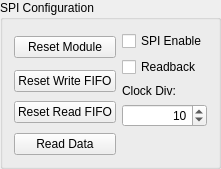
               <widget class="QGroupBox" name="GB_SPI">
                <property name="title">
                 <string>SPI Configuration</string>
                </property>
                <layout class="QGridLayout" name="gridLayout_7">
                 <item row="0" column="0" rowspan="2">
                  <widget class="QPushButton" name="B_SPI_Reset">
                   <property name="text">
                    <string>Reset Module</string>
                   </property>
                  </widget>
                 </item>
                 <item row="0" column="1">
                  <widget class="QCheckBox" name="CB_SPI_Enable">
                   <property name="text">
                    <string>SPI Enable</string>
                   </property>
                  </widget>
                 </item>
                 <item row="1" column="1" rowspan="2">
                  <widget class="QCheckBox" name="CB_SPI_ReadbackEn">
                   <property name="text">
                    <string>Readback</string>
                   </property>
                  </widget>
                 </item>
                 <item row="2" column="0" rowspan="2">
                  <widget class="QPushButton" name="B_SPI_Reset_WriteFIFO">
                   <property name="text">
                    <string>Reset Write FIFO</string>
                   </property>
                  </widget>
                 </item>
                 <item row="3" column="1" rowspan="2">
                  <widget class="QLabel" name="label">
                   <property name="text">
                    <string>Clock Div:</string>
                   </property>
                  </widget>
                 </item>
                 <item row="4" column="0" rowspan="2">
                  <widget class="QPushButton" name="B_SPI_Reset_ReadFIFO">
                   <property name="text">
                    <string>Reset Read FIFO</string>
                   </property>
                  </widget>
                 </item>
                 <item row="5" column="1">
                  <widget class="QSpinBox" name="SB_SPI_ClockDiv">
                   <property name="statusTip">
                    <string>Clock Divider for SPI</string>
                   </property>
                   <property name="whatsThis">
                    <string>Clock Divider for SPI</string>
                   </property>
                   <property name="alignment">
                    <set>Qt::AlignRight|Qt::AlignTrailing|Qt::AlignVCenter</set>
                   </property>
                   <property name="maximum">
                    <number>255</number>
                   </property>
                   <property name="value">
                    <number>10</number>
                   </property>
                  </widget>
                 </item>
                 <item row="6" column="0">
                  <widget class="QPushButton" name="B_SPI_Read_ReadFIFO">
                   <property name="text">
                    <string>Read Data</string>
                   </property>
                  </widget>
                 </item>
                </layout>
               </widget>
